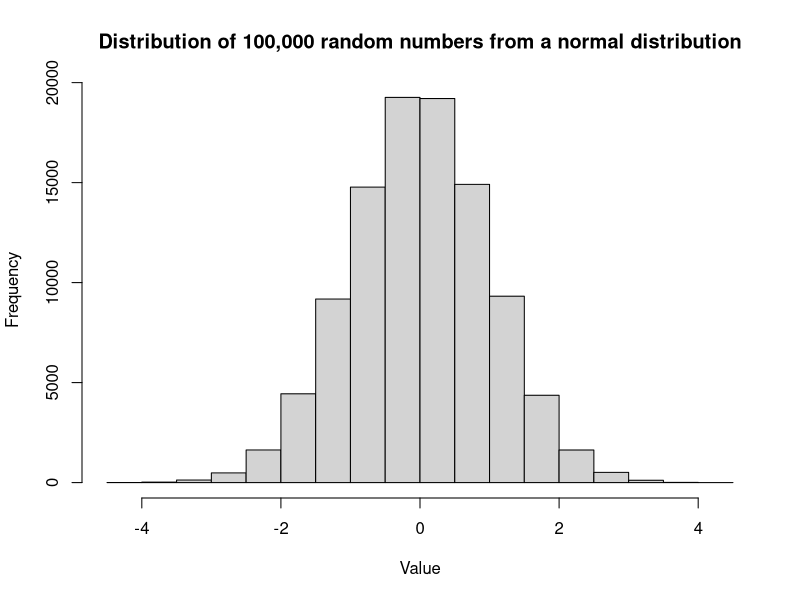
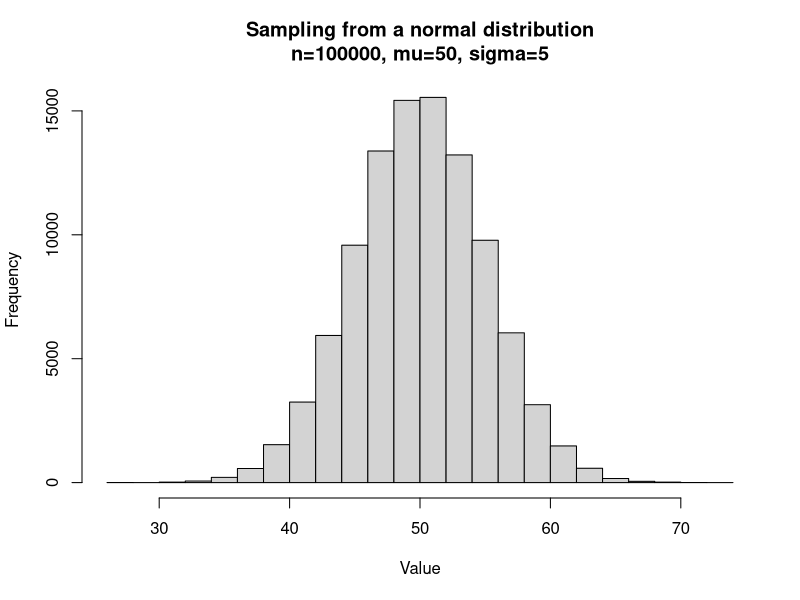
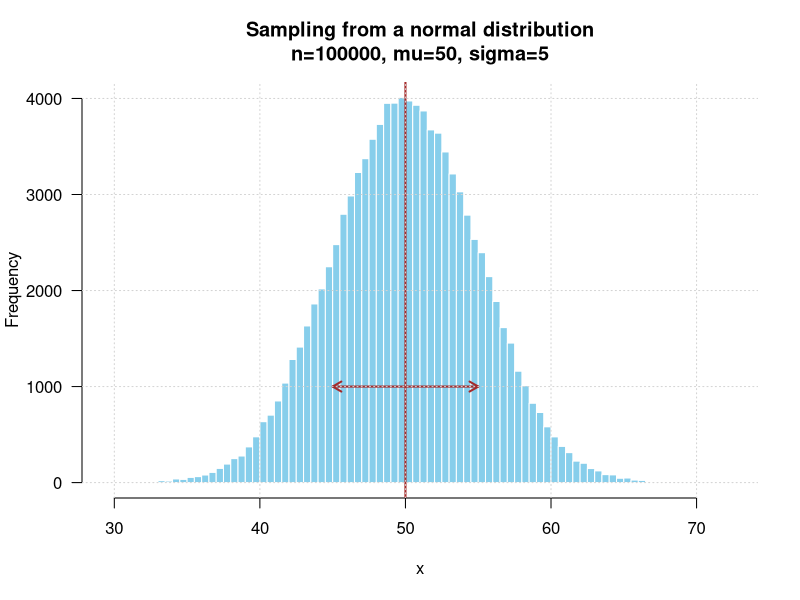
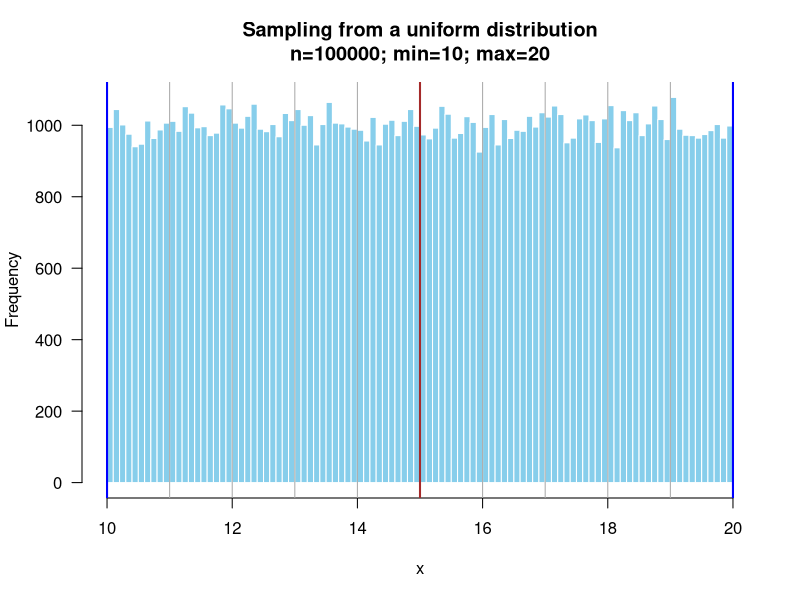
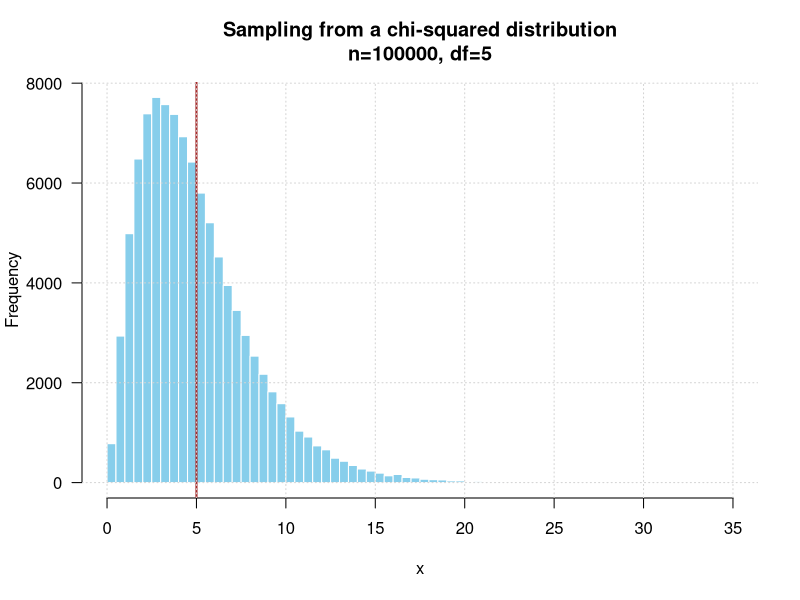
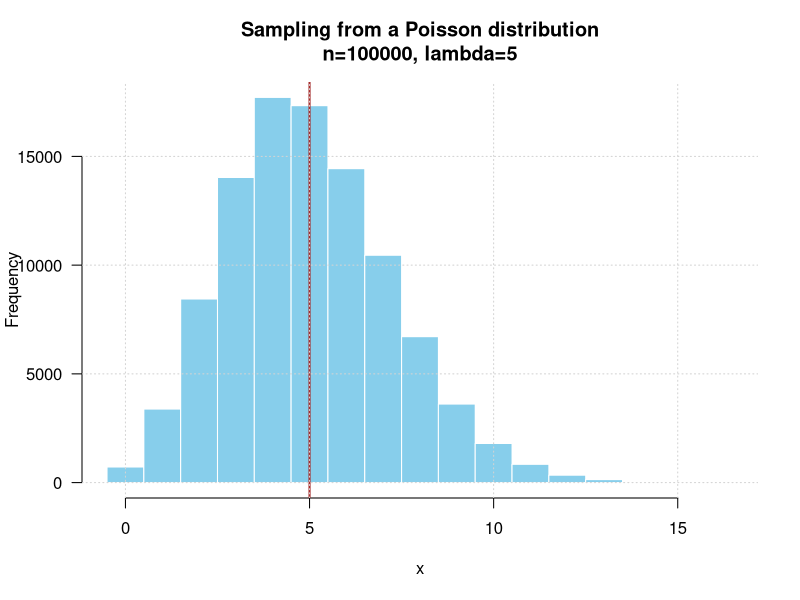
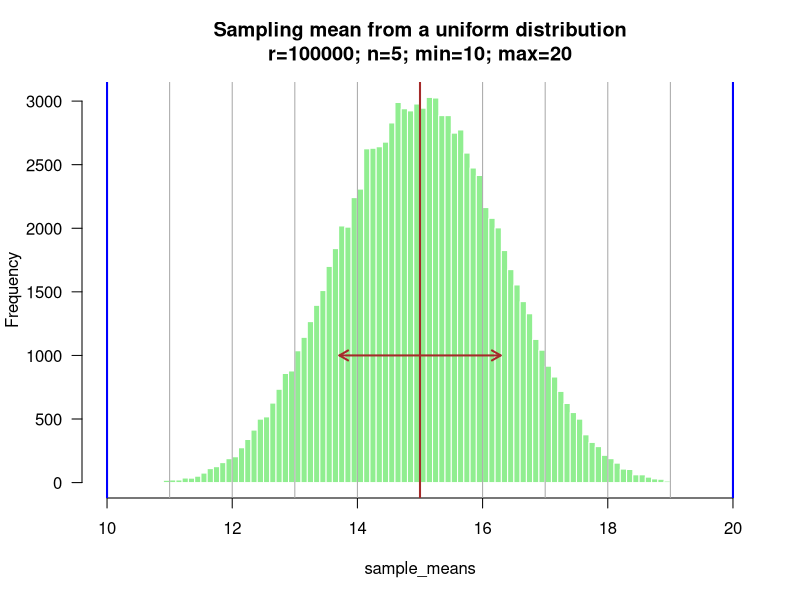
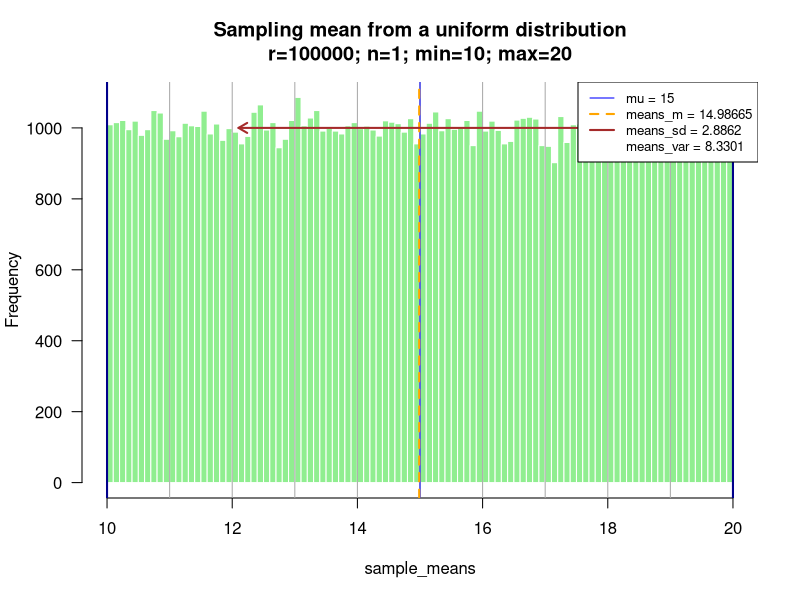

These charts were generated, in order, by the following R code:
## ---- chunk 1
library(knitr)

options(width = 300)
# options(encoding = 'UTF-8')
knitr::opts_chunk$set(
  fig.width = 7, fig.height = 5, 
  fig.path = 'figures/sampling_',
  fig.align = "center", 
  size = "tiny", 
  echo = TRUE, 
  eval = TRUE, 
  warning = FALSE, 
  message = FALSE, 
  results = TRUE, 
  comment = "")

options(scipen = 12) ## Max number of digits for non-scientific notation
# knitr::asis_output("\\footnotesize")

## ---- chunk 2
# Generate 100,000 numbers from a normal distribution with mean=0 and standard deviation=1
x <- rnorm(n = 100000, mean = 0, sd = 1)

# Plot a histogram of the generated numbers
hist(x, 
     main="Distribution of 100,000 random numbers from a normal distribution",
     xlab="Value")
## ---- chunk 3
# Parameters
n <- 100000 # Sample size
mu <- 50     # Mean of the normal distribution
sigma <- 5      # Standard deviation of the normal distribution

# Sample n numbers in a normal population of mean mu and standard deviation sigma
x <- rnorm(n = n, mean = mu, sd = sigma)

# Plot a histogram of the generated numbers
hist(x,
     main=paste0("Sampling from a normal distribution",
                 "\n", # newline character
                 "n=", format(n, scientific = FALSE),
                 ", mu=", mu,
                 ", sigma=", sigma),
     xlab="Value")

## ---- chunk 4
# Parameters
n <- 100000 # Sample size
mu <- 50     # Mean of the normal distribution
sigma <- 5      # Standard deviation of the normal distribution

# Sample n numbers in a normal population of mean mu and standard deviation sigma
x <- rnorm(n = n, mean = mu, sd = sigma)

# Plot a histogram of the generated numbers
hist(x, 
     breaks = 100,
     col="skyblue",
     border = "white",
     las = 1,   # display axis labels horizontally
     main=paste0("Sampling from a normal distribution",
                 "\n", # newline character
                 "n=", format(n, scientific = FALSE),
                 ", mu=", mu,
                 ", sigma=", sigma))


abline(v=mu, lwd=2, col="brown") ## mark the mean
arrows(x0 = mu - sigma, x1 = mu + sigma, 
       y0 = n / 100,  y1 = n/100, 
       code = 3, length = 0.1, lwd=2, 
       col="brown") ## Mark an interval of ± 1 standard deviation around the mean
grid() ## Add a grid

## ---- chunk 5

# Plot a histogram of the generated numbers
n <- 100000
my_min <- 10
my_max <- 20


## Draw random 0numbers
x <- runif(n = n, min = my_min, max = my_max)

## Plot the histogram
hist(x, 
     breaks = 100,
     col="skyblue",
     border = "white",
     las = 1,
     xlim=c(my_min, my_max), # define the limits of X axis to ensure consistency
     main=paste0("Sampling from a uniform distribution",
                 "\n", # newline character
                 "n=", format(n, scientific = FALSE),
                "; min=", my_min,
                "; max=", my_max))
## manually add a vertical grid 
abline(v=seq(from = my_min, 
             to = my_max, 
             length.out=11), 
       col = "darkgrey") 
abline(v=c(my_min, my_max), lwd=2, col="blue") # Mark the limits
abline(v=(my_max + my_min)/2, lwd=2, col="brown") # Mark the mean


## ---- chunk 6

# Plot a histogram of the generated numbers
n <- 100000
my_df <- 5

## Draw random numbers in a chi2 distribution
x <- rchisq(n = n, df = my_df)

## Draw rthe histogram
hist(x, 
     breaks = 100,   ## increase the number of class intervals
     col="skyblue",
     border = "white",
     las = 1,
     main=paste0("Sampling from a chi-squared distribution",
                 "\n", # newline character
                 "n=", format(n, scientific = FALSE),
                ", df=", my_df))
abline(v=my_df, lwd=2, col="brown")
grid()

## ---- chunk 7

# Plot a histogram of the generated numbers
n <- 100000
my_lambda <- 5

## Generate te data by drawing random numbers
x <- rpois(n = n, lambda = my_lambda)


## Draw the histogram
hist(x, 
     breaks = -0.5:(max(x) + 0.5),
     col="skyblue",
     border = "white",
     las = 1,
     main=paste0("Sampling from a Poisson distribution",
                 "\n", # newline character
                 "n=", format(n, scientific = FALSE),
                ", lambda=", my_lambda))
abline(v=my_lambda, lwd=2, col="brown")
grid()

## ---- chunk 8

# Plot a histogram of the generated numbers
r <- 100000     # repetitions
n <- 5          # sample size for each repetition
my_min <- 10    # min of the uniform distribution
my_max <- 20    # max of the uniform distribution

## Draw random numbers 
x <- runif(n = n * r, min = my_min, max = my_max)

## Inject the numbers in a matrix with r rows and n columns
x_matrix <- matrix(data = x, nrow = r, ncol = n)

## Compute sample means
sample_means <- apply(X = x_matrix, MARGIN = 1, FUN = mean)

## Compute some statistics about the sample means
means_m <- mean(sample_means) # compute the mean of the sample means
means_sd <- sd(sample_means) # compute the standard deviation of the sample means

## Draw a histogram
hist(sample_means, 
     breaks = 100,
     col="lightgreen",
     border = "white",
     las = 1,
     xlim=c(my_min, my_max), # define the limits of X axis to ensure consistency
     main=paste0("Sampling mean from a uniform distribution",
                 "\n", # newline character
                 "r=", format(r, scientific = FALSE),
                 "; n=", format(n, scientific = FALSE),
                 "; min=", my_min,
                 "; max=", my_max))

abline(v=seq(from = my_min, 
             to = my_max, 
             length.out=11), 
       col = "darkgrey") ## manually add a vertical grid 
abline(v=c(my_min, my_max), lwd=2, col="blue") # Mark the limits
abline(v=(my_max + my_min)/2, lwd=2, col="brown") # Mark the mean

arrow_height <- r/100 # a bit tricky but suitable
arrows(x0 = means_m - means_sd, x1 = means_m + means_sd, 
       y0 = arrow_height,  y1 = arrow_height, 
       code = 3, length = 0.1, lwd=2, 
       col="brown") ## Mark an interval of ± 1 standard deviation around the sample mean


## ---- chunk 9

# Plot a histogram of the generated numbers
r <- 100000 # repetitions
n_values <- c(1, 2, 4, 8, 16, 32, 64)
my_min <- 10
my_max <- 20
mu <- (my_max + my_min)/2 # Theoretical mean of the uniform distribution, at mid-distance between the max and the min

## Initiate vectors to collect the sampling means parameters
means_m_values <- vector()     ## mean of the r sample means
means_sd_values <- vector()    ## standard deviation of the r sample means
means_var_values <- vector()   ## variance deviation of the r sample means

## Iterate the experiments
for (n in n_values) {
  message("Repetitions: r=", r, "; Sample size: n=", n)
  
  ## Draw random numbers 
  x <- runif(n = n * r, min = my_min, max = my_max)
  
  ## Inject the numbers in a matrix with r rows and n columns
  x_matrix <- matrix(data = x, nrow = r, ncol = n)
  
  ## Compute sample means
  sample_means <- apply(X = x_matrix, MARGIN = 1, FUN = mean)
  
  ## Compute some statistics about the sample means
  means_m <- mean(sample_means) # compute the mean of the sample means

  ## We compute it manually because R var() divides by n-1, which estimates the population variance but is not appropriate for the sample variance we need here
  means_var <- sum((sample_means - means_m)^2)/r # compute the variance of the sample means. 
  # means_var <- (r-1)/r * var(sample_means) # compute the variance of the sample means. We correct the corrective factor r-1, which serves to infer the population mean
  means_sd <- sqrt(means_var) # compute the standard deviation of the sample means
  
  ## Append the current parameters to the vectors  
  means_m_values <- c(means_m_values, means_m)
  means_sd_values <- c(means_sd_values, means_sd)
  means_var_values <- c(means_var_values, means_var)
  
  ## Draw a histogram
  hist(sample_means, 
       breaks = 100,
       col="lightgreen",
       border = "white",
       las = 1,
       xlim=c(my_min, my_max), # define the limits of X axis to ensure consistency
       main=paste0("Sampling mean from a uniform distribution",
                   "\n", # newline character
                   "r=", format(r, scientific = FALSE),
                   "; n=", format(n, scientific = FALSE),
                   "; min=", my_min,
                   "; max=", my_max))
  
  abline(v=seq(from = my_min, 
               to = my_max, 
               length.out=11), 
         col = "darkgrey") ## manually add a vertical grid 
  abline(v=c(my_min, my_max), lwd=2, col="darkblue") # Mark the limits
  abline(v=mu, lwd=1, col="blue") # Mark the mean
  abline(v=means_m, lwd=2, col="orange", lty = "dashed") # Mark the mean
  
  arrow_height <- r/100 # a bit tricky but suitable
  arrows(x0 = means_m - means_sd, x1 = means_m + means_sd, 
         y0 = arrow_height,  y1 = arrow_height, 
         code = 3, length = 0.1, lwd=2, 
         col="brown") ## Mark an interval of ± 1 standard deviation around the sample mean
  
  
  legend(
    "topright",
    legend = c(
      paste0("mu = ", mu), 
      paste0("means_m = ", round(means_m, digits = 5)), 
      paste0("means_sd = ", round(means_sd, digits = 4)),
      paste0("means_var = ", round(means_var, digits = 4))
      ),
    col = c("blue", "orange", "brown", NULL),
    lty = c("solid", "dashed", "solid", NULL),
    lwd=c(1,2,2, 0),
    cex=0.8
  )
}

## Print a table with the results
kable(
  data.frame(n = n_values,
             m = means_m_values,
             var = means_var_values,
             sd = means_sd_values),
  digits = c(0, 5, 3, 3), 
  caption = "Impact of sample size (n) on the mean, variance and standard deviation of the sampling means. ")

## ---- chunk 10
## Plot the variance of sampling means as a function of sample size
plot(n_values, means_var_values, 
     type = "b",
     pch = 19,
     lty = "dashed",
     col = "brown",
     main = "Impact of sample size on the variance of sampling means",
     ylim = c(0, ceiling(max(means_var_values))),
     ylab = paste0("Variance of the sampling mean (", r, " repetitions)"),
     xlab = "Sample size (n)",
     las = 1,
     panel.first = c(grid(),
                     abline(h=0, col="black"))
     )


## ---- chunk 11
## Plot the variance of sampling means as a function of sample size
plot(n_values, means_var_values, 
     type = "b",
     pch = 19,
     lty = "dashed",
     col = "brown",
     log = "xy",
     main = "Impact of sample size on the variance of sampling means\n(logarithmic X and Y scales)",
     ylab = paste0("Variance of the sampling mean (", r, " repetitions)"),
     xlab = "Sample size (n)",
     las = 1,
     panel.first = c(grid(, equilogs = FALSE))
     )


## ---- chunk 12
## Plot the standard deviation of sampling means as a function of sample size
plot(n_values, means_sd_values, 
     type = "b",
     pch = 19,
     lty = "dashed",
     col = "brown",
     main = "Impact of sample size on the standard deviation of sampling means",
     ylim = c(0, ceiling(max(means_sd_values))),
     ylab = paste0("Standard deviation of the sampling mean (", r, " repetitions)"),
     xlab = "Sample size (n)",
     las = 1,
     panel.first = c(grid(),
                     abline(h=0, col="black"))
     )


## ---- chunk 13
## Plot the mean of sampling means as a function of sample size
plot(n_values, means_m_values, 
     type = "p",
     pch = 19,
     lty = "solid",
     col = "orange",
     main = "Impact of sample size on the distribution of sampling means",
     ylim = c(my_min, my_max), 
     ylab = paste0("Mean of the sampling mean (", r, " repetitions)"),
     xlab = "Sample size (n)", 
     las = 1,
     panel.first = c(grid(),
                     abline(h = mu, col = "blue", lwd = 1))
     )


arrows(x0 = n_values, x1 = n_values, 
       y0 = means_m_values - means_sd_values,  y1 = means_m_values + means_sd_values, 
       code = 3, length = 0.07, lwd=2, 
       col="brown") ## Mark an interval of ± 1 standard deviation around the mean
legend("topright",
       legend = c("mu", "mean of the means", "standard deviation of the means"),
       lwd = c(1, 0, 2),
       pch=c(NA, 19, NA),
       col = c("blue", "orange", "brown")
)

